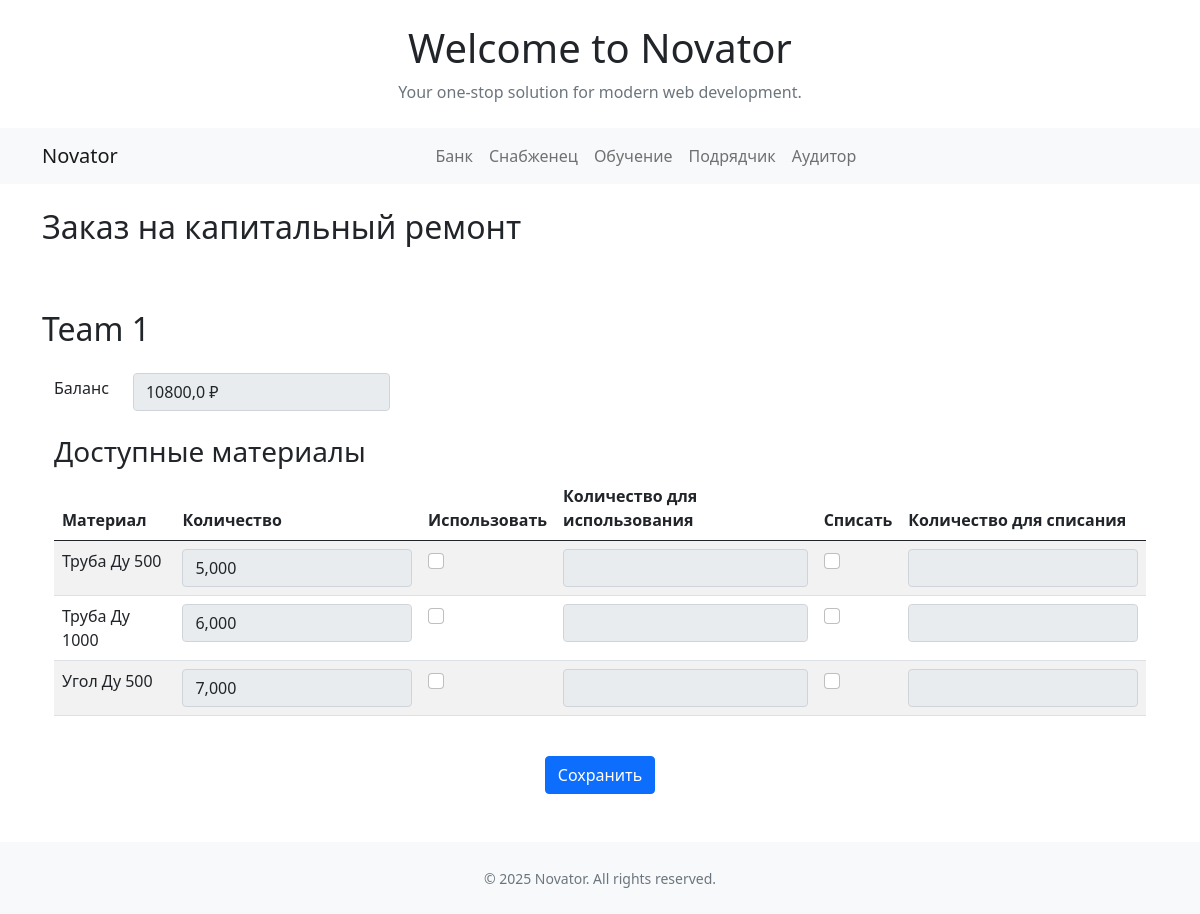
Before: /bank/zakaz/1/kapremont/ (signed in) with the older database file.
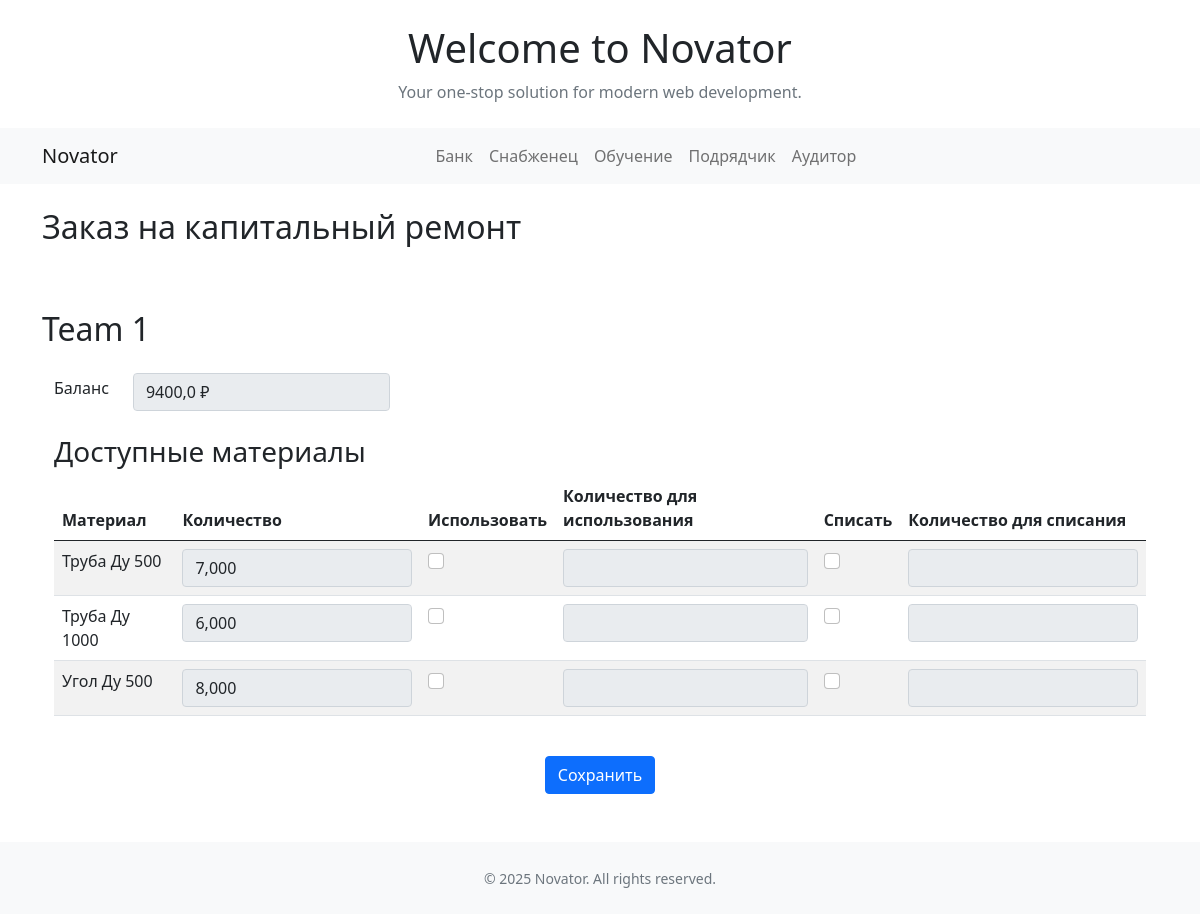
After: the same page with the newer database file.
### bank/models.py (models this page shows)
class Balance(models.Model):
    team = models.ForeignKey(Team, on_delete=models.CASCADE)
    money = models.FloatField(max_length=10, verbose_name='Баланс')

### mtr/models.py (models this page shows, shortened)
class Stock(models.Model):
    warehouse = models.ForeignKey(
        Sklad,
        on_delete=models.CASCADE,
        related_name="stocks",
        verbose_name="Склад"
    )
    material = models.ForeignKey(
        Material,
        on_delete=models.CASCADE,
        related_name="stocks",
        verbose_name="Материал"
    )
    quantity = models.DecimalField(
        max_digits=15,
        decimal_places=3,
        default=0,
        verbose_name="Количество"
    )
    class Meta:
        unique_together = ("warehouse", "material")
        verbose_name = "Остаток"
        verbose_name_plural = "Остатки"

### main/models.py (models this page shows, shortened)
class Material(models.Model):
    name = models.CharField(max_length=100,verbose_name='Наименование')
    slug = models.SlugField(max_length=100, blank=True)
    price = models.FloatField(max_length=10, verbose_name='Стоимость')
    category = models.ForeignKey(Category, on_delete=models.SET_DEFAULT ,verbose_name='Категория', default='пусто')

### bank/views.py (the view, shortened to what this page needs)
# urls.py: path('zakaz/<int:team_id>/kapremont/', views.zakaz_kapremont, name='zakaz_kapremont'),
@login_required
@transaction.atomic
def zakaz_kapremont(request, team_id):
    team = get_object_or_404(Team, pk=team_id)
    balance = Balance.objects.get(team=team)
    items = ZakazItem.objects.filter(zakaz__status__name='Выдан снабженцем', zakaz__team=team)
    materials = Stock.objects.filter(warehouse__team=team, quantity__gt=0, material__category__pk=1)
    zakaz_form = ZakazFormTrub()
    return render(request, 'bank/zakaz_kapremont.html', {'team': team, 'items': items, 'materials': materials, 'balance': balance, 'form': zakaz_form})

### bank/forms.py
class ZakazFormTrub(forms.Form):
    team = forms.ChoiceField(label='Команда', choices=get_choices(), widget=forms.Select(attrs={'id': 'team-select'}))
    TDU500 = forms.IntegerField(label='Труба Ду 500', required=False)
    TDU1000 = forms.IntegerField(label='Труба Ду 1000', required=False)
    UDU500 = forms.IntegerField(label='Угол Ду 500', required=False)
    UDU1000 = forms.IntegerField(label='Угол Ду 1000', required=False)
    TRDU500 = forms.IntegerField(label='Тройник Ду 500', required=False)
    TRDU1000 = forms.IntegerField(label='Тройник Ду 1000', required=False)
    TRP1000_500 = forms.IntegerField(label='Тройник переходной 1000/500', required=False)
    PDU1000_500 = forms.IntegerField(label='Переходник 1000/500', required=False)
    koeff = forms.ChoiceField(label='Коэффициент', choices=KOEFF_CHOICES, required=False)

### templates/bank/zakaz_kapremont.html (shortened to what this page needs)
{% extends 'base.html' %}
{% load static %}
{% block content %}
<div class="container my-4">
  <h2 class="mb-4">Заказ на капитальный ремонт</h2>
<div class="d-flex flex-row mb-3 gap-3 overflow-auto py-2 px-1">
</div>
</div>
<div class="container my-4">
  <div class="d-flex justify-content-between align-items-center mb-3">
    <h2 class="m-0">{{ team.name }}</h2>
  </div>
<div class="container my-4">
  <div class="d-flex justify-content-left align-items-center mb-4 gap-3">
  <label class="form-label me-2">Баланс</label>
  <input type ='text' id="myText" readonly class="form-control w-auto" value="{{ balance.money }} ₽">
  </div>
  <form method="post" class="needs-validation" novalidate>
    {% if materials %}
        <h3 class="mt-4">Доступные материалы</h3>
        <div class="table-responsive">
        <form method="post">
        <table class="table table-striped">
          <thead>
            <tr>
              <th>Материал</th>
              <th>Количество</th>
                <th>Использовать</th>
                <th>Количество для использования</th>
                <th>Списать</th>
                <th>Количество для списания</th>
            </tr>
          </thead>
          <tbody>
            {% for material in materials %}
            <tr>
              <td>{{ material.material.name }}</td>
              <td><input type="text" name="qty_{{ material.pk }}" value="{{ material.quantity }}" class="form-control" readonly/></td>
              <td><input type="checkbox" name="use_{{ material.pk }}" class="form-check-input" /></td>
              <td><input type="text" name="use_count_{{ material.pk }}" value="" class="form-control"/></td>
              <td><input type="checkbox" name="remove_{{ material.pk }}" class="form-check-input" /></td>
              <td><input type="text" name="remove_count_{{ material.pk }}" value="" class="form-control"/></td>
            </tr>
            {% endfor %}
          </tbody>
        </table>
      </div>
      <div class="text-center mt-4">
        <button type="submit" class="btn btn-primary">Сохранить</button>
      </div>
      </form>
    </div>
    {% endif %}
</div>
{% endblock %}

Changed rows visible on the page:
changed Balance: money "10800,0 ₽" → "9400,0 ₽"
changed Stock "Труба Ду 500": quantity "5,000" → "7,000"
changed Stock "Угол Ду 500": quantity "7,000" → "8,000"
